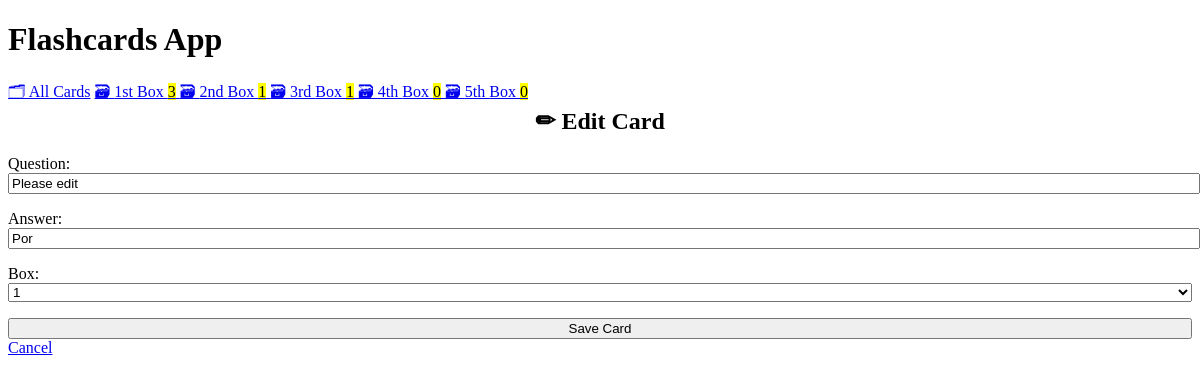
Page /edit/2 on the committed database.
### cards/models.py (models this page shows, shortened)
class Card(models.Model):
    question = models.CharField(max_length=100)
    answer = models.CharField(max_length=100)
    box = models.IntegerField(choices=zip(BOXES, BOXES),default=BOXES[0],)
    date_created = models.DateTimeField(auto_now_add=True)

### cards/views.py (the view)
# urls.py: path("edit/<int:pk>",views.CardUpdateView.as_view(),name="card-update"),
class CardUpdateView(CardCreateView, UpdateView):
    success_url = reverse_lazy("card-list")

### cards/templatetags/cards_tags.py (called while the page is built)
@register.inclusion_tag("cards/box_links.html")
def boxes_as_links():
    boxes = []
    for box_num in BOXES:
        card_count = Card.objects.filter(box=box_num).count()
        boxes.append({
        "number": box_num,
        "card_count": card_count,
        })
    return {"boxes": boxes}

### cards/templates/cards/card_form.html (shortened to what this page needs)
{% extends "cards/base.html" %}
{% block content %}
{% if card %}
<h2>✏ Edit Card</h2>
{% else %}
<h2>✨ Create New Card</h2>
{% endif %}
<form method="post">
    {{ form.as_p }}
    <input type="submit" value="Save Card">
</form>
<a href="{% url 'card-list' %}">
    Cancel
</a>
{% endblock %}

### cards/templates/cards/base.html (shortened to what this page needs)
<!DOCTYPE html>
<html lang="en">
<head>
    <link rel="stylesheet" href="https://cdn.simplecss.org/simple.min.css">
</head>
<header>
    <h1>Flashcards App</h1>
    {% include "cards/navigation.html" %}
</header>
{% block content %}
{% endblock content %}

### cards/templates/cards/navigation.html
{% load cards_tags %}
<nav>
<a href="{% url 'card-list' %}">🗂 All Cards</a>
{% boxes_as_links %}
</nav>

### cards/templates/cards/box_links.html
{% load humanize %}
{% for box in boxes %}
<a href="{% url 'box' box_num=box.number %}">
🗃 {{ box.number | ordinal }} Box <mark>{{ box.card_count }}</mark>
</a>
{% endfor %}

### cards/templates/cards/base.html (style rules this page uses)
:root { --accent: #6e48ad; --accent-bg: white; --bg: #fff; --text: #212121; --text-light: #585858; --border: #d8dae1; --code: #d81b60; --preformatted: #444; }
h2 { text-align: center; }
h2, h4 { margin-top: 0; }
input, select, textarea { width: 100%; }

### rows in the picture
Card: question "Please edit", answer "Por", box "1"

### other values in the picture
{{ box.number | ordinal }} "1st" "2nd" "3rd" "4th" "5th"
{{ box.card_count }} "3" "1" "1" "0" "0"
